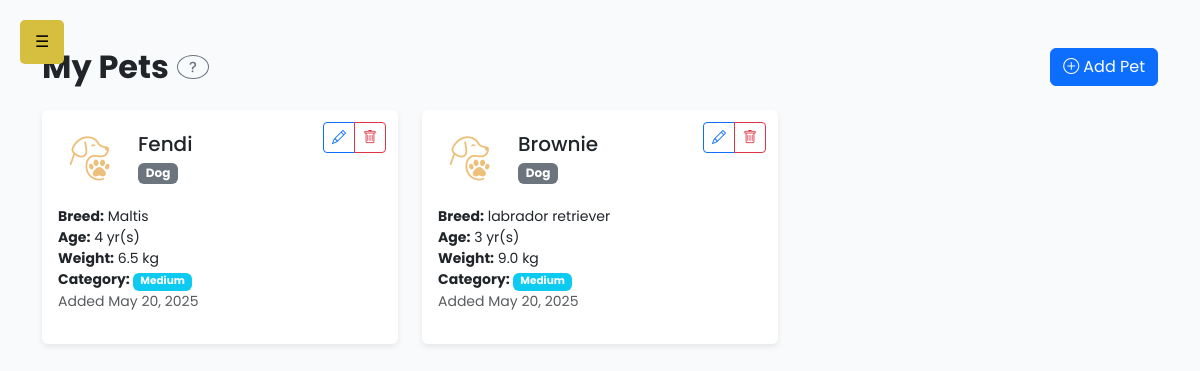
The page /user/user-pets-add.php (signed in) on the database its author committed.
### tables this page shows
CREATE TABLE `pets` (
  `id` int(11) NOT NULL,
  `user_id` int(11) NOT NULL,
  `pet_name` varchar(100) NOT NULL,
  `pet_type` enum('Dog','Cat') NOT NULL,
  `breed` varchar(100) NOT NULL,
  `age` int(11) NOT NULL,
  `weight` decimal(5,2) NOT NULL,
  `created_at` timestamp NOT NULL DEFAULT current_timestamp()
);

CREATE TABLE `weight_categories` (
  `id` int(11) NOT NULL,
  `category_name` enum('Small','Medium','Large','XL') NOT NULL,
  `min_kg` decimal(5,2) NOT NULL,
  `max_kg` decimal(5,2) NOT NULL
);

### user/user-pets-add.php (the view, shortened to what this page needs)
<?php
include_once 'user-navigation.php';
include_once '../db.php';
function getUserId(mysqli $conn, string $email): ?int {
    $stmt = $conn->prepare("SELECT id FROM users WHERE email = ? LIMIT 1");
    $stmt->bind_param("s", $email);
    $stmt->execute();
    $stmt->bind_result($uid);
    return $uid ?: null;
}
$email   = $_SESSION['email'];
$user_id = getUserId($conn, $email);
$weightCats = [];
$catTooltipParts = [];
$res = $conn->query("SELECT category_name, min_kg, max_kg FROM weight_categories ORDER BY min_kg ASC");
while ($row = $res->fetch_assoc()) {
    $weightCats[] = $row;
    $catTooltipParts[] = "{$row['category_name']} = {$row['min_kg']}-{$row['max_kg']} kg";
}
$weightTooltipAll = implode(', ', $catTooltipParts);
function classifyWeight(float $kg, array $cats): string {
    foreach ($cats as $c) {
        if ($kg >= (float)$c['min_kg'] && $kg <= (float)$c['max_kg']) {
            return $c['category_name'];
        }
    }
    return 'N/A';
}
$pets = [];
if ($user_id) {
    $stmt = $conn->prepare(
        "SELECT id, pet_name, pet_type, breed, age, weight, created_at
         FROM pets
         WHERE user_id = ?
         ORDER BY created_at DESC"
    );
    $stmt->bind_param("i", $user_id);
    $stmt->execute();
    $res = $stmt->get_result();
    while ($row = $res->fetch_assoc()) $pets[] = $row;
}
?>
<!DOCTYPE html>
<html lang="en">
<head>
  <link href="https://cdn.jsdelivr.net/npm/bootstrap@5.3.3/dist/css/bootstrap.min.css" rel="stylesheet">
</head>
<body>
<div class="container py-5">
  <div class="d-flex justify-content-between align-items-center mb-4">
    <div class="d-flex align-items-center gap-2">
      <h2 class="fw-bold m-0">My Pets</h2>
      <button class="btn btn-outline-secondary btn-sm rounded-circle lh-1"
              data-bs-toggle="tooltip" data-bs-placement="right"
              title="Manage your registered pets. Each pet is classified automatically using weight categories: <?= $weightTooltipAll ?>.">
        <i class="bi bi-question-lg"></i>
      </button>
    </div>
    <button class="btn btn-primary" data-bs-toggle="modal" data-bs-target="#addPetModal">
      <i class="bi bi-plus-circle me-1"></i>Add Pet
    </button>
  </div>
  <?php if (!$pets): ?>
    <div class="alert alert-info">No pets yet. Click “Add Pet” to register one!</div>
  <?php else: ?>
    <div class="row g-4">
    <?php foreach ($pets as $p):
        $icon         = $p['pet_type'] === 'Dog' ? '../img/pup-paws.png' : '../img/Cat-paws.png';
        $weightClass  = classifyWeight((float)$p['weight'], $weightCats);
    ?>
      <div class="col-md-6 col-lg-4">
        <div class="card card-pet p-3 h-100">
          <div class="pet-actions btn-group btn-group-sm">
            <button class="btn btn-outline-primary editBtn"
                    data-id="<?= $p['id'] ?>"
                    data-name="<?= htmlspecialchars($p['pet_name']) ?>"
                    data-type="<?= $p['pet_type'] ?>"
                    data-breed="<?= htmlspecialchars($p['breed']) ?>"
                    data-age="<?= $p['age'] ?>"
                    data-weight="<?= $p['weight'] ?>"
                    data-bs-toggle="modal" data-bs-target="#editPetModal">
              <i class="bi bi-pencil"></i>
            </button>
            <button class="btn btn-outline-danger deleteBtn"
                    data-id="<?= $p['id'] ?>"
                    data-name="<?= htmlspecialchars($p['pet_name']) ?>"
                    data-bs-toggle="modal" data-bs-target="#deletePetModal">
              <i class="bi bi-trash"></i>
            </button>
          </div>
          <div class="d-flex align-items-center gap-3">
            <img src="<?= $icon ?>" alt="avatar" class="pet-avatar">
            <div>
              <h5 class="mb-1"><?= htmlspecialchars($p['pet_name']) ?></h5>
              <span class="badge bg-secondary"><?= $p['pet_type'] ?></span>
            </div>
          </div>
          <ul class="list-unstyled mt-3 small">
            <li><strong>Breed:</strong> <?= htmlspecialchars($p['breed']) ?></li>
            <li><strong>Age:</strong> <?= $p['age'] ?> yr(s)</li>
            <li><strong>Weight:</strong> <?= number_format($p['weight'],1) ?> kg</li>
            <li>
              <strong>Category:</strong>
              <span class="badge bg-info"
                    data-bs-toggle="tooltip"
                    title="<?= $weightTooltipAll ?>">
                <?= $weightClass ?>
              </span>
            </li>
            <li class="text-muted">Added <?= date('M d, Y', strtotime($p['created_at'])) ?></li>
          </ul>
        </div>
      </div>
    <?php endforeach; ?>
    </div>
  <?php endif; ?>
</div>
<link href="https://cdn.jsdelivr.net/npm/bootstrap-icons@1.11.3/font/bootstrap-icons.css" rel="stylesheet">
</body>
</html>

### user/user-navigation.php (style rules this page uses)
:root { --primary: #6E3387; --alt: #8F54A0; --accent: #D6BE3E; --bg-light: #FFFFFF; --text-dark: #000000; }
body { margin: 0; padding: 0; font-family: 'Poppins', sans-serif; display: flex; }

### user/user-pets-add.php (style rules this page uses)
body { font-family: 'Poppins', sans-serif; background:#f8fafc; }
.card-pet { border:0; box-shadow:0 3px 6px rgba(0,0,0,.08); position:relative; }
.pet-avatar { width:64px; height:64px; object-fit:cover; border-radius:50%; }
.pet-actions { position:absolute; top:.75rem; right:.75rem; }

### rows shown on the page
pets: pet_name "Fendi", pet_type "Dog", breed "Maltis", age "4", weight "6.5", weight.category_name "Medium", created_at "May 20, 2025"
pets: pet_name "Brownie", pet_type "Dog", breed "labrador retriever", age "3", weight "9.0", weight.category_name "Medium", created_at "May 20, 2025"
